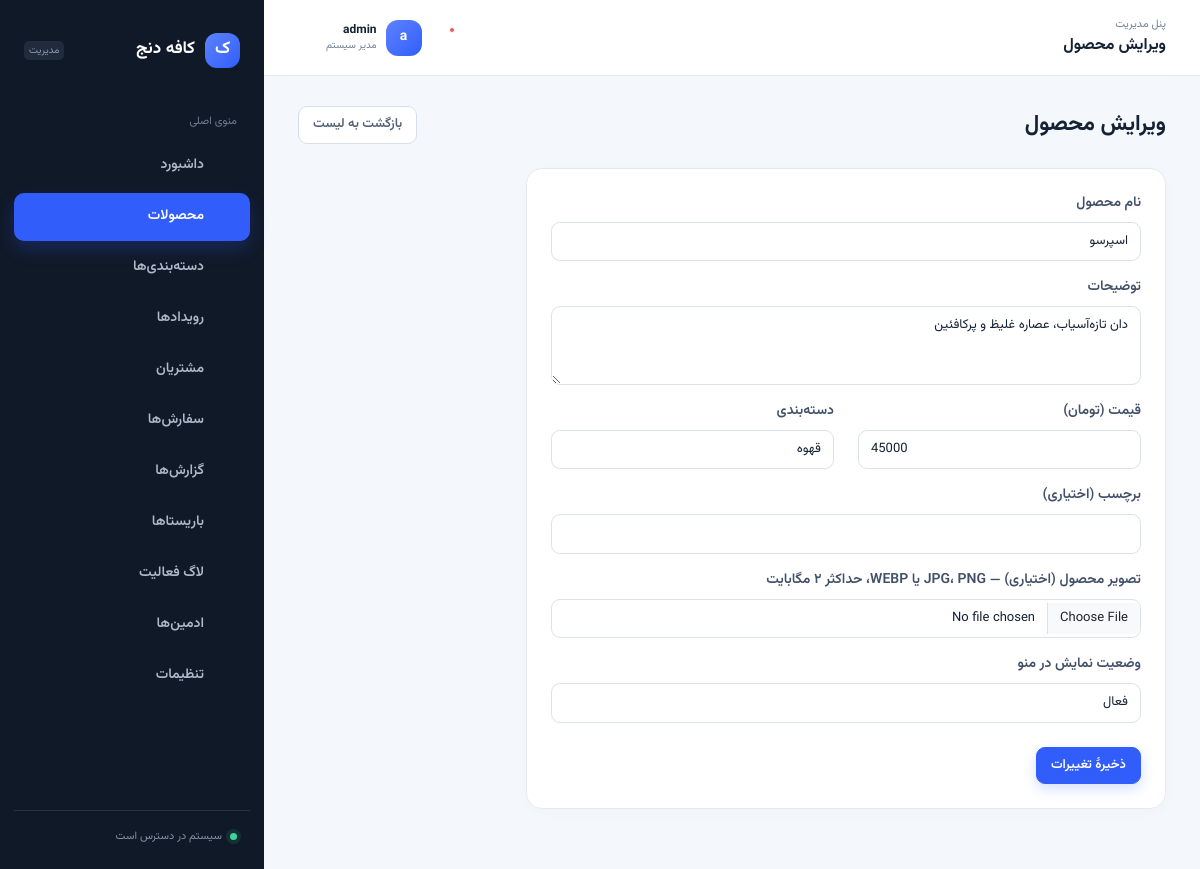
Page /admin/edit-product?id=1 (signed in) on the committed database.
### tables this page shows
CREATE TABLE IF NOT EXISTS `products` (
  `id`          INT UNSIGNED AUTO_INCREMENT PRIMARY KEY,
  `category_id` INT UNSIGNED NOT NULL,
  `name`        VARCHAR(150) NOT NULL,
  `description` VARCHAR(500) DEFAULT NULL,
  `price`       DECIMAL(10,0) UNSIGNED NOT NULL,    
  `image`       VARCHAR(255) DEFAULT NULL,           
  `badge`       VARCHAR(50)  DEFAULT NULL,            
  `status`      ENUM('active','inactive') NOT NULL DEFAULT 'active',
  `discount_enabled`   TINYINT(1) NOT NULL DEFAULT 0,
  `discount_type`      ENUM('percentage','fixed') NULL DEFAULT NULL,
  `discount_value`     DECIMAL(10,2) NULL DEFAULT NULL,
  `discount_starts_at` DATE NULL DEFAULT NULL,
  `discount_ends_at`   DATE NULL DEFAULT NULL,
  `sort_order`  SMALLINT UNSIGNED NOT NULL DEFAULT 0,
  `created_at`  TIMESTAMP NOT NULL DEFAULT CURRENT_TIMESTAMP,
  `updated_at`  TIMESTAMP NOT NULL DEFAULT CURRENT_TIMESTAMP ON UPDATE CURRENT_TIMESTAMP,
  KEY `idx_products_category` (`category_id`),
  KEY `idx_products_status` (`status`),
  CONSTRAINT `fk_products_category`
    FOREIGN KEY (`category_id`) REFERENCES `categories`(`id`)
    ON DELETE CASCADE ON UPDATE CASCADE
);

CREATE TABLE IF NOT EXISTS `categories` (
  `id`         INT UNSIGNED AUTO_INCREMENT PRIMARY KEY,
  `name`       VARCHAR(100) NOT NULL,
  `slug`       VARCHAR(100) NOT NULL,            
  `sort_order` SMALLINT UNSIGNED NOT NULL DEFAULT 0,   
  `created_at` TIMESTAMP NOT NULL DEFAULT CURRENT_TIMESTAMP,
  UNIQUE KEY `uq_categories_slug` (`slug`)
);

### classes/Product.php (called while the page is built, shortened)
<?php
class Product
{
    public static function find(int $id): ?array
    {
        $pdo = Database::getConnection();
        $stmt = $pdo->prepare('SELECT * FROM products WHERE id = :id LIMIT 1');
        $stmt->execute(['id' => $id]);
        $row = $stmt->fetch();
        return $row ?: null;
    }
}

### classes/Category.php (called while the page is built, shortened)
<?php
class Category
{
    public static function all(): array
    {
        $pdo = Database::getConnection();
        $stmt = $pdo->query(
            'SELECT c.*, COUNT(p.id) AS product_count
             FROM categories c
             LEFT JOIN products p ON p.category_id = c.id
             GROUP BY c.id
             ORDER BY c.sort_order ASC, c.name ASC'
        );
        return $stmt->fetchAll();
    }
}

### public_html/admin/edit-product.php (the view, shortened to what this page needs)
<?php
require_once __DIR__ . '/../../classes/Product.php';
require_once __DIR__ . '/../../classes/Category.php';
$id = (int) ($_GET['id'] ?? 0);
$product = $id > 0 ? Product::find($id) : null;
$errors = [];
$old = [
    'name'        => $product['name'],
    'description' => $product['description'] ?? '',
    'price'       => $product['price'],
    'category_id' => $product['category_id'],
    'badge'       => $product['badge'] ?? '',
    'status'      => $product['status'],
];
$categories = Category::all();
require __DIR__ . '/../../includes/admin-header.php';
?>
<div class="d-flex justify-content-between align-items-center mb-4">
  <h4 class="mb-0" style="color:var(--gold-soft);">ویرایش محصول</h4>
  <a href="products" class="btn btn-sm btn-outline-light" style="border-color:var(--line); color:var(--ivory);">بازگشت به لیست</a>
</div>
<div class="card p-4" style="max-width:640px;">
  <form method="POST" enctype="multipart/form-data" novalidate>
    <div class="mb-3">
      <label class="form-label">نام محصول</label>
      <input type="text" name="name" class="form-control <?= isset($errors['name']) ? 'is-invalid' : '' ?>"
             value="<?= htmlspecialchars((string) $old['name'], ENT_QUOTES, 'UTF-8') ?>" required>
    </div>
    <div class="mb-3">
      <label class="form-label">توضیحات</label>
      <textarea name="description" class="form-control <?= isset($errors['description']) ? 'is-invalid' : '' ?>" rows="3"><?= htmlspecialchars((string) $old['description'], ENT_QUOTES, 'UTF-8') ?></textarea>
    </div>
    <div class="row">
      <div class="col-md-6 mb-3">
        <label class="form-label">قیمت (تومان)</label>
        <input type="number" name="price" min="0" step="1000" class="form-control <?= isset($errors['price']) ? 'is-invalid' : '' ?>"
               value="<?= htmlspecialchars((string) $old['price'], ENT_QUOTES, 'UTF-8') ?>" required>
      </div>
      <div class="col-md-6 mb-3">
        <label class="form-label">دسته‌بندی</label>
        <select name="category_id" class="form-select <?= isset($errors['category_id']) ? 'is-invalid' : '' ?>" required>
          <?php foreach ($categories as $cat): ?>
            <option value="<?= $cat['id'] ?>" <?= (string) $old['category_id'] === (string) $cat['id'] ? 'selected' : '' ?>>
              <?= htmlspecialchars($cat['name'], ENT_QUOTES, 'UTF-8') ?>
            </option>
          <?php endforeach; ?>
        </select>
      </div>
    </div>
    <div class="mb-3">
      <label class="form-label">برچسب (اختیاری)</label>
      <input type="text" name="badge" class="form-control" value="<?= htmlspecialchars((string) $old['badge'], ENT_QUOTES, 'UTF-8') ?>">
    </div>
    <div class="mb-3">
      <label class="form-label"><?= $product['image'] ? 'جایگزینی تصویر (اختیاری)' : 'تصویر محصول (اختیاری)' ?> — JPG، PNG یا WEBP، حداکثر ۲ مگابایت</label>
      <input type="file" name="image" accept=".jpg,.jpeg,.png,.webp" class="form-control">
    </div>
    <div class="mb-4">
      <label class="form-label">وضعیت نمایش در منو</label>
      <select name="status" class="form-select">
        <option value="active" <?= $old['status'] === 'active' ? 'selected' : '' ?>>فعال</option>
      </select>
    </div>
    <button type="submit" class="btn btn-gold">ذخیرهٔ تغییرات</button>
  </form>
</div>
<?php require __DIR__ . '/../../includes/admin-footer.php'; ?>

### public_html/assets/css/admin.css (style rules this page uses)
:root { --ink:#152234;--ink-muted:#718096;--canvas:#f4f7fb;--surface:#fff;--line:#e5eaf2;--primary:#315efb;--primary-dark:#2449ca;--primary-soft:#edf1ff;--green:#1b9c72;--green-soft:#e8f8f1;--red:#d9525e;--red-soft:#fff0f1;--shadow:0 12px 35px rgba(25,45,80,.08);--sidebar:264px;--radius:16px }
* { box-sizing:border-box }
.admin-body { margin:0;background:var(--canvas);color:var(--ink);font-family:Vazirmatn,Tahoma,sans-serif;font-size:14px;min-width:320px }
.admin-main h4 { font-size:22px!important;font-weight:700 }
.admin-main .card,.stat-card { border:1px solid var(--line)!important;background:var(--surface)!important;border-radius:var(--radius)!important;box-shadow:0 3px 12px rgba(28,47,81,.025) }
.btn { border-radius:9px;padding:8px 14px;font-size:13px;font-weight:600;transition:transform .15s,box-shadow .18s,background .18s!important }
.btn-gold { background:var(--primary)!important;border-color:var(--primary)!important;color:#fff!important;box-shadow:0 5px 13px rgba(49,94,251,.2) }
.btn-outline-light { border-color:#d6deea!important;color:#526075!important;background:#fff!important }
.form-control,.form-select { border:1px solid #dbe2ec!important;border-radius:9px!important;padding:9px 12px!important;background:#fff!important;color:var(--ink)!important;font-size:13px }
.form-label { font-weight:600;color:#415069 }
:root { --gold:var(--primary);--gold-soft:var(--ink);--ivory:var(--ink);--muted:var(--ink-muted);--bg:var(--canvas);--surface-2:#f5f7fb }

### rows in the picture
products: name "اسپرسو", description "دان تازه‌آسیاب، عصاره غلیظ و پرکافئین", price "45000", category_id "قهوه", status "فعال"

### other values in the picture
$item['label'] "داشبورد"
$item['label'] "محصولات"
$item['label'] "دسته‌بندی‌ها"
$item['label'] "رویدادها"
$item['label'] "مشتریان"
$item['label'] "سفارش‌ها"
$item['label'] "گزارش‌ها"
$item['label'] "باریستاها"
$item['label'] "لاگ فعالیت"
$item['label'] "ادمین‌ها"
$item['label'] "تنظیمات"
$pageTitle "ویرایش محصول"
Auth::username() "admin"
